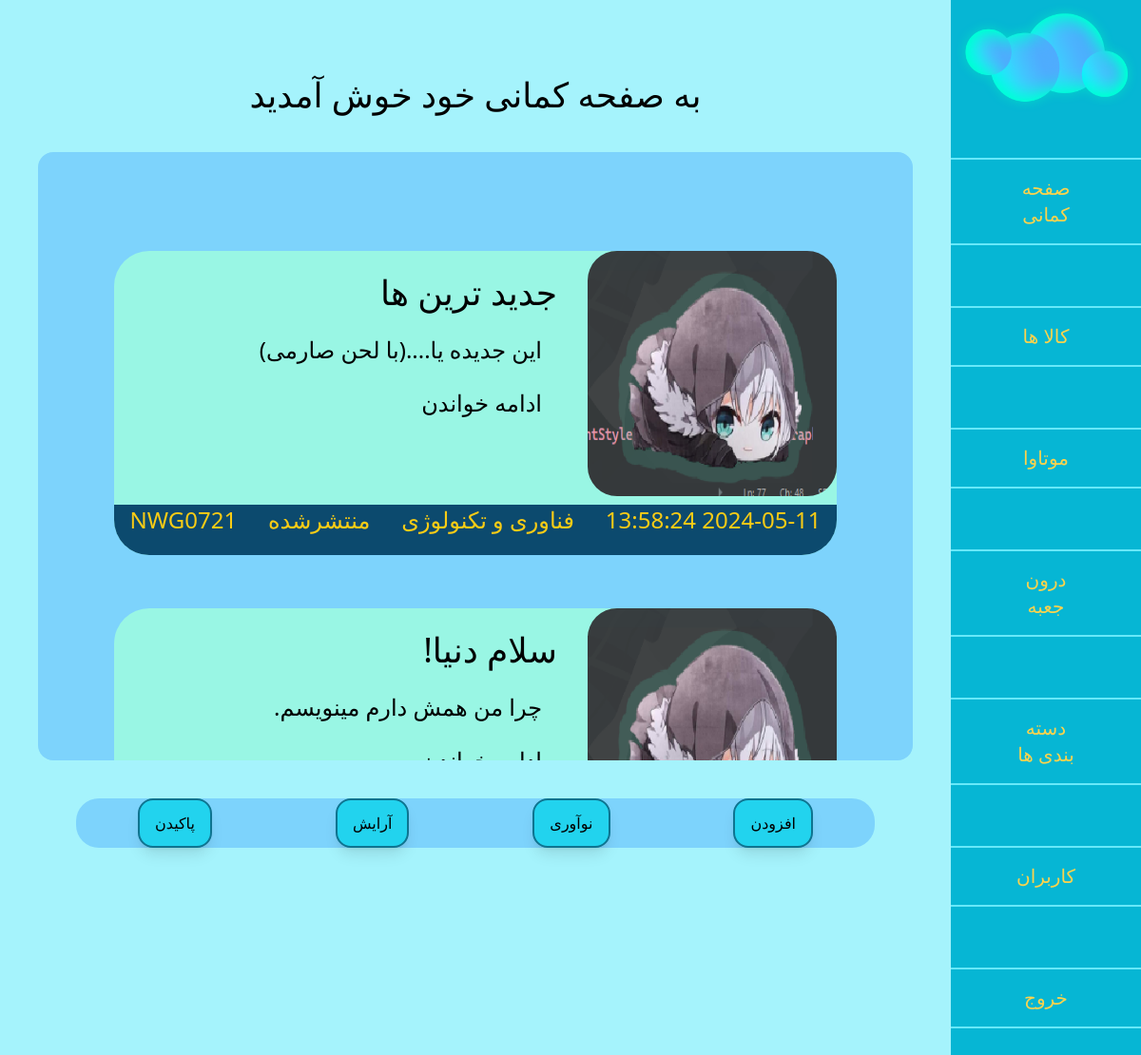
The page /AppLayer/BackEnds/PHP/AdminPanel/AdminPanel.php on the database its author committed.
### tables this page shows
CREATE TABLE IF NOT EXISTS `write_tbl` (
  `WRITE_ID` int NOT NULL AUTO_INCREMENT,
  `WRITE_TITLE` varchar(120) NOT NULL,
  `WRITE_PIC` varchar(260) NOT NULL,
  `WRITE_TEXT` mediumtext NOT NULL,
  `WRITE_AUTHOR` int NOT NULL,
  `WRITE_STATUS` int NOT NULL,
  `WRITE_TYPE` int NOT NULL,
  `WRITE_DATE` datetime NOT NULL,
  PRIMARY KEY (`WRITE_ID`)
);

CREATE TABLE IF NOT EXISTS `type_tbl` (
  `TYP_ID` int NOT NULL AUTO_INCREMENT,
  `TYP_NAME` varchar(120) NOT NULL,
  PRIMARY KEY (`TYP_ID`)
);

CREATE TABLE IF NOT EXISTS `users_tbl` (
  `USER_ID` int NOT NULL AUTO_INCREMENT,
  `USER_NAME` varchar(120) NOT NULL,
  `USER_PASS` varchar(250) NOT NULL,
  `USER_ROLE` int NOT NULL,
  PRIMARY KEY (`USER_ID`)
);

### DataLayer/TextsRepository.php (called while the page is built, shortened)
<?php
class TextsRepository
{
    private function connector()
    {
        $connectionString = mysqli_connect("localhost", "root", "", "hobabi_db");
        return $connectionString;
    }
    public function selectAll(): array
    {
        $query = "SELECT * FROM write_tbl";
        $result = mysqli_query($this->connector(), $query);
        $data = [];
        while ($row = mysqli_fetch_assoc($result)) {
            $data[] = $row;
        }
        return $data;
    }
}
?>

### DataLayer/TypeRepository.php (called while the page is built, shortened)
<?php
class TypeRepository
{
    private function connector()
    {
        $connectionString = mysqli_connect("localhost", "root", "", "hobabi_db");
        return $connectionString;
    }
    public function selectByTypeName(string $typeName): array
    {
        $query = "SELECT * FROM type_tbl WHERE TYP_ID = '$typeName' LIMIT 1";
        $result = mysqli_query($this->connector(), $query);
        $row = mysqli_fetch_array($result, MYSQLI_ASSOC);
        return $row;
    }
}
?>

### DataLayer/UsersRepository.php (called while the page is built, shortened)
<?php
class UsersRepository
{
    private function connector()
    {
        $connectionString = mysqli_connect("localhost", "root", "", "hobabi_db");
        return $connectionString;
    }
    public function selectByParameters(string $Parameter): array
    {
        $query = "SELECT * FROM users_tbl WHERE USER_NAME = '$Parameter' OR USER_ID = '$Parameter' LIMIT 1";
        $result = mysqli_query($this->connector(), $query);
        $rows = [];
        while ($row = mysqli_fetch_assoc($result)) {
            $rows[] = $row;
        }
        return $rows;
    }
}
?>

### AppLayer/BackEnds/PHP/Carts/TextCartsAll.php (the view, shortened to what this page needs)
<?php
include ('./../../../../DataLayer/UsersRepository.php');
include ('./../../../../DataLayer/TypeRepository.php');
$tB = new TypeRepository();
$ub = new UsersRepository();
$db = new TextsRepository();
$Writes = $db->selectAll();
if (!$Writes) {
    echo ("<p class='text-center'>نوشته ای نیست</p>");
} else {
    foreach ($Writes as $Write) {
        $id = $Write['WRITE_ID'];
        $title = $Write['WRITE_TITLE'];
        $pic = $Write['WRITE_PIC'];
        $text = $Write['WRITE_TEXT'];
        $status = $Write['WRITE_STATUS'];
        if ($status == 69) {
            $status = "منتشرشده";
        } else {
            $status = "منتشرنشده";
        }
        $type = $Write['WRITE_TYPE'];
        $type = $tB->selectByTypeName($type);
        $date = $Write['WRITE_DATE'];
        $author = $ub->selectByParameters($Write['WRITE_AUTHOR']);
        echo ("<div class='w-full h-80 relative mx-auto mt-10 pt-72'>
        <div class='w-full h-80 left-0 top-64 relative bg-teal-200 rounded-[2.313rem] '>
            <div class='flex flex-row jus' onclick='UpDateAndDelete($id)'>
                <div>
                    <img class='w-[262px] h-[258px] left-[663px] top-[7px] rounded-[31px]'
                        src='$pic' />
                </div>
                <div>
                    <div class='left-[500px] top-[66px] mt-6 mr-8 text-black text-4xl font-normal font-['Inter']'>
                    $title
                    </div>
                    <div
                        class='left-[38px] top-[145px] mt-6 mr-12 text-right text-black text-2xl font-normal font-['Inter']'>" . substr($text, 0, 200) . "</div>
                        <div
                        class='left-[38px] top-[145px] mt-6 mr-12 text-right text-black text-2xl font-normal font-['Inter']'><a href='../Poster/Post.php?id=" . $Write['WRITE_ID'] . "'>ادامه خواندن</a></div>
                </div>
            </div>
            <div
                class='w-full h-[3.313rem] left-0 top-[16.688rem] absolute bg-sky-900 rounded-bl-[2.313rem] rounded-br-[2.313rem] flex-row flex justify-around'>
                <div class='left-[383px] top-[279px] text-right text-yellow-400 text-2xl font-normal'>$date</div>
                <div class='left-[383px] top-[279px] text-right text-yellow-400 text-2xl font-normal'>" . $type['TYP_NAME'] . "</div>
                <div class='left-[805px] top-[279px] text-right text-yellow-400 text-2xl font-normal'>$status</div>
                <div class='left-[27px] top-[279px] text-right text-yellow-400 text-2xl font-normal'>" . $author[0]['USER_NAME'] . "</div>
            </div>
        </div>
        </div>");
    }
}
?>

### AppLayer/BackEnds/PHP/AdminPanel/AdminPanel.php (shortened to what this page needs)
<?php
include './../../../../DataLayer/TextsRepository.php';
?>
<!DOCTYPE html>
<html lang="fa">
<head>
    <script src="https://cdn.tailwindcss.com"></script>
    <link rel="stylesheet" href="../../../Styles/src/output.css">
    <link rel="stylesheet" href="https://rsms.me/inter/inter.css">
    <link rel="stylesheet" href="../../../Styles/FastStyles.css">
</head>
<body dir="rtl">
    <div class="container relative max-w-full p-0 m-0 bg-cyan-200 h-screen grid grid-cols-12 grid-rows-3 ">
        <div class="col-start-1 col-end-3 bg-cyan-500 row-start-1 row-span-3 flex flex-col overflow-auto">
            <div>
                <img src="./../../../Pictures/Exporteds/MainPage/Logos/BigLogo1-1.png" alt="logo"
                    class="hover:scale-110">
            </div>
            <div class="flex justify-center text-center">
                <ul>
                    <div>
                        <div
                            class="m-15 mt-10 text-xl text-amber-300 hover:text-2xl p-4 px-20 border-y-2 border-cyan-300 cursor-pointer">
                            <li onclick="Writes()">صفحه کمانی</li>
                        </div>
                        <div
                            class="m-15 mt-16 text-xl text-amber-300 hover:text-2xl p-4 px-20 border-y-2 border-cyan-300 cursor-pointer">
                            <li onclick="">کالا ها</li>
                        </div>
                        <div
                            class="m-15 mt-16 text-xl text-amber-300 hover:text-2xl p-4 px-20 border-y-2 border-cyan-300 cursor-pointer">
                            <li onclick="Contacts()">موتاوا</li>
                        </div>
                        <div
                            class="m-15 mt-16 text-xl text-amber-300 hover:text-2xl p-4 px-20 border-y-2 border-cyan-300 cursor-pointer">
                            <li onclick="_inbox()">درون جعبه</li>
                        </div>
                        <div
                            class="m-15 mt-16 text-xl text-amber-300 hover:text-2xl p-4 px-20 border-y-2 border-cyan-300 cursor-pointer">
                            <li onclick="">دسته بندی ها</li>
                        </div>
                        <div
                            class="m-15 mt-16 text-xl text-amber-300 hover:text-2xl p-4 px-20 border-y-2 border-cyan-300 cursor-pointer">
                            <li onclick="">کاربران</li>
                        </div>
                        <div
                            class="m-15 mt-16 text-xl text-amber-300 hover:text-2xl p-4 px-20 border-y-2 border-cyan-300 cursor-pointer">
                            <li onclick="">خروج</li>
                        </div>
                    </div>
                </ul>
            </div>
        </div>
        <div class="container max-w-full p-0 m-0  top-0 col-start-3 col-end-13 row-start-1 row-end-4">
            <div class="text-center text-4xl mt-20">
                <p>به صفحه کمانی خود خوش آمدید</p>
            </div>
            <div class="" id="Writes">
                <div
                    class="justify-center w-auto mx-10 bg-sky-300 mt-10 flex flex-col rounded-2xl big-W pb-10 overflow-auto ">
                    <div class="container mx-auto p-20 pt-96">
                        <div class="grid grid-cols-1 gap-4">
                            <?php
                            include './../../PHP/Carts/TextCartsAll.php';
                            ?>
                        </div>
                    </div>
                </div>
                <div>
                    <ul class="flex justify-around text-center flex-row bg-sky-300 mt-10 mx-20 rounded-3xl ">
                        <div>
                            <li>
                                <button onclick="Redirect()"
                                    class="bg-cyan-400 p-3 px-4 rounded-2xl shadow-lg border-cyan-700 border-2 hover:scale-125">افزودن</button>
                            </li>
                        </div>
                        <div>
                            <li>
                                <button onclick="Refresh()"
                                    class="bg-cyan-400 p-3 px-4 rounded-2xl shadow-lg border-cyan-700 border-2 hover:scale-125">نوآوری</button>
                            </li>
                        </div>
                        <div>
                            <li>
                                <button onclick="UpDatediraction(<?php echo $id; ?>)"
                                    class="bg-cyan-400 p-3 px-4 rounded-2xl shadow-lg border-cyan-700 border-2 hover:scale-125">آرایش</button>
                            </li>
                        </div>
                        <div>
                            <li>
                                <form action="#" method="Post">
                                    <button type="submit" name="Delete"
                                        class="bg-cyan-400 p-3 px-4 rounded-2xl shadow-lg border-cyan-700 border-2 hover:scale-125">پاکیدن</button>
                                </form>
                            </li>
                        </div>
                    </ul>
                </div>
            </div>
        </div>
    </div>
</body>
</html>

### AppLayer/Styles/FastStyles.css (style rules this page uses)
.big-W { height: 40rem; }

### rows shown on the page
write_tbl: WRITE_PIC (picture), WRITE_TITLE "جدید ترین ها", WRITE_TEXT "این جدیده یا....(با لحن صارمی)", WRITE_DATE "2024-05-11 13:58:24", type_tbl.TYP_NAME "فناوری و تکنولوژی", WRITE_STATUS "منتشرشده", users_tbl.USER_NAME "NWG0721"
write_tbl: WRITE_PIC (picture), WRITE_TITLE "سلام دنیا!", WRITE_TEXT "چرا من همش دارم مینویسم."
